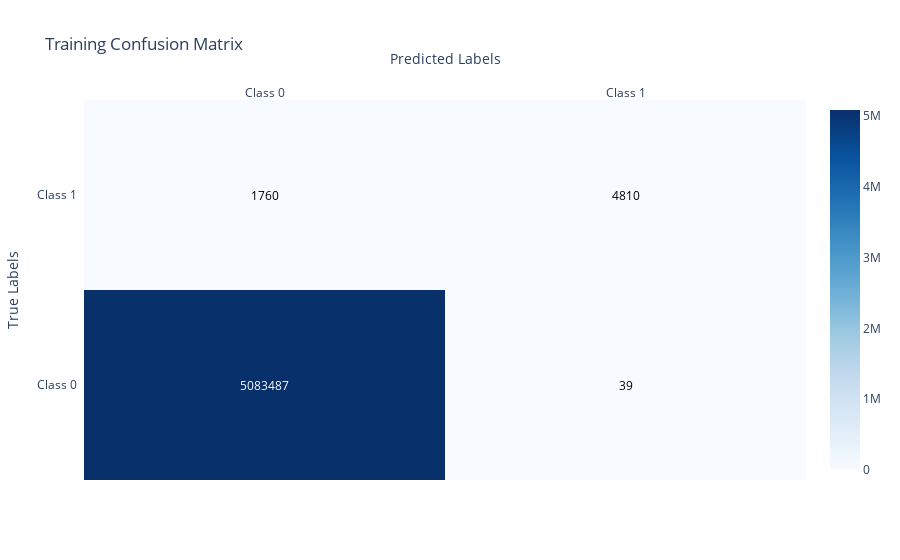
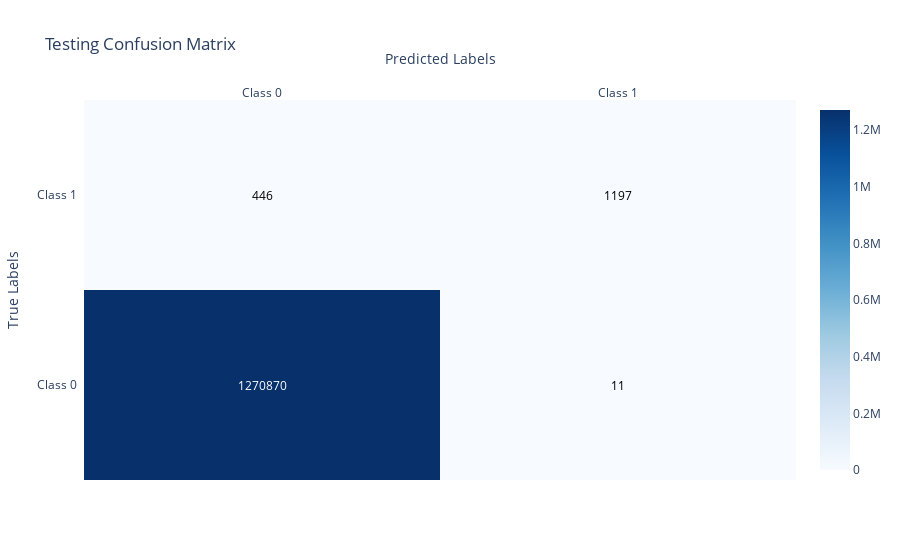

Notebook code for these charts, in order:
### Code cell
evaluate_classification_performance(
    model=RandomForestClassifier(n_estimators=10,max_depth=10,n_jobs=-1),
    x_train=x_train_scaled,
    y_train=y_train,
    x_test=x_test_scaled,
    y_test=y_test,
    score_append = True
)

### Figure 1 — Plotly figure (JSON) as saved in the notebook; plotly's stock layout.template omitted (floating-point values rounded to 4 significant figures)
{"data": [{"colorscale": [[0, "rgb(247,251,255)"], [0.125, "rgb(222,235,247)"], [0.25, "rgb(198,219,239)"], [0.375, "rgb(158,202,225)"], [0.5, "rgb(107,174,214)"], [0.625, "rgb(66,146,198)"], [0.75, "rgb(33,113,181)"], [0.875, "rgb(8,81,156)"], [1, "rgb(8,48,107)"]], "reversescale": false, "showscale": true, "type": "heatmap", "x": ["Class 0", "Class 1"], "y": ["Class 0", "Class 1"], "z": [[5083487, 39], [1760, 4810]]}], "layout": {"annotations": [{"font": {"color": "#FFFFFF"}, "showarrow": false, "text": "5083487", "x": "Class 0", "xref": "x", "y": "Class 0", "yref": "y"}, {"font": {"color": "#000000"}, "showarrow": false, "text": "39", "x": "Class 1", "xref": "x", "y": "Class 0", "yref": "y"}, {"font": {"color": "#000000"}, "showarrow": false, "text": "1760", "x": "Class 0", "xref": "x", "y": "Class 1", "yref": "y"}, {"font": {"color": "#000000"}, "showarrow": false, "text": "4810", "x": "Class 1", "xref": "x", "y": "Class 1", "yref": "y"}], "title": {"text": "Training Confusion Matrix"}, "xaxis": {"dtick": 1, "gridcolor": "rgb(0, 0, 0)", "side": "top", "ticks": "", "title": {"text": "Predicted Labels"}}, "yaxis": {"dtick": 1, "ticks": "", "ticksuffix": "  ", "title": {"text": "True Labels"}}}}

### Figure 2 — Plotly figure (JSON) as saved in the notebook; plotly's stock layout.template omitted (floating-point values rounded to 4 significant figures)
{"data": [{"colorscale": [[0, "rgb(247,251,255)"], [0.125, "rgb(222,235,247)"], [0.25, "rgb(198,219,239)"], [0.375, "rgb(158,202,225)"], [0.5, "rgb(107,174,214)"], [0.625, "rgb(66,146,198)"], [0.75, "rgb(33,113,181)"], [0.875, "rgb(8,81,156)"], [1, "rgb(8,48,107)"]], "reversescale": false, "showscale": true, "type": "heatmap", "x": ["Class 0", "Class 1"], "y": ["Class 0", "Class 1"], "z": [[1270870, 11], [446, 1197]]}], "layout": {"annotations": [{"font": {"color": "#FFFFFF"}, "showarrow": false, "text": "1270870", "x": "Class 0", "xref": "x", "y": "Class 0", "yref": "y"}, {"font": {"color": "#000000"}, "showarrow": false, "text": "11", "x": "Class 1", "xref": "x", "y": "Class 0", "yref": "y"}, {"font": {"color": "#000000"}, "showarrow": false, "text": "446", "x": "Class 0", "xref": "x", "y": "Class 1", "yref": "y"}, {"font": {"color": "#000000"}, "showarrow": false, "text": "1197", "x": "Class 1", "xref": "x", "y": "Class 1", "yref": "y"}], "title": {"text": "Testing Confusion Matrix"}, "xaxis": {"dtick": 1, "gridcolor": "rgb(0, 0, 0)", "side": "top", "ticks": "", "title": {"text": "Predicted Labels"}}, "yaxis": {"dtick": 1, "ticks": "", "ticksuffix": "  ", "title": {"text": "True Labels"}}}}
